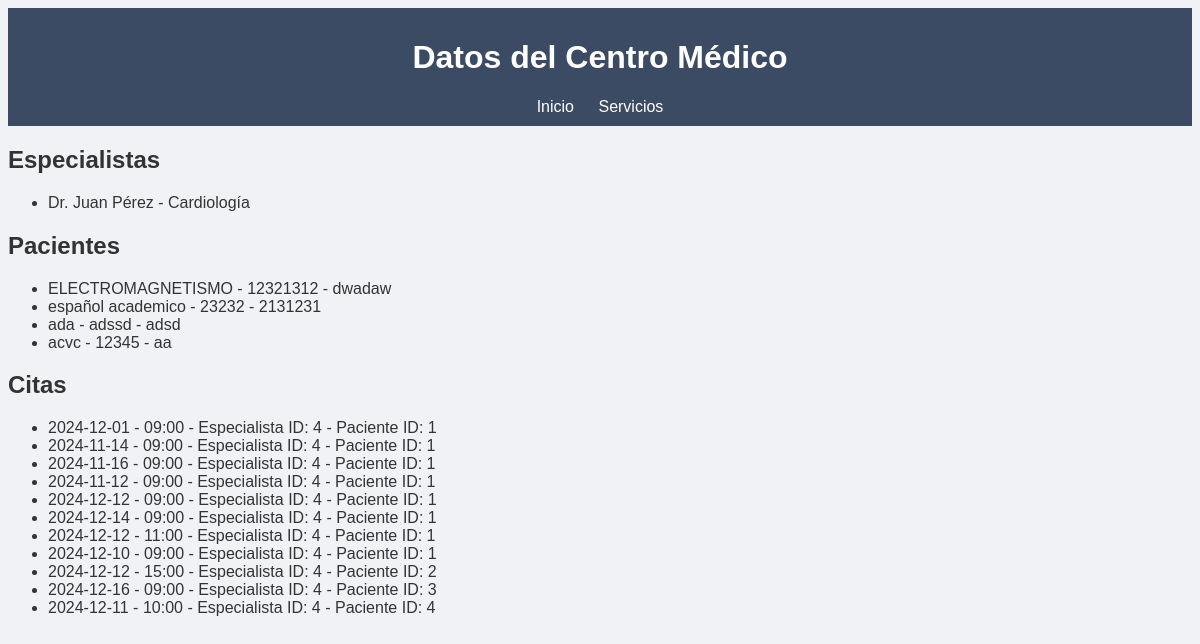
Before: /ver_datos with the older database file.
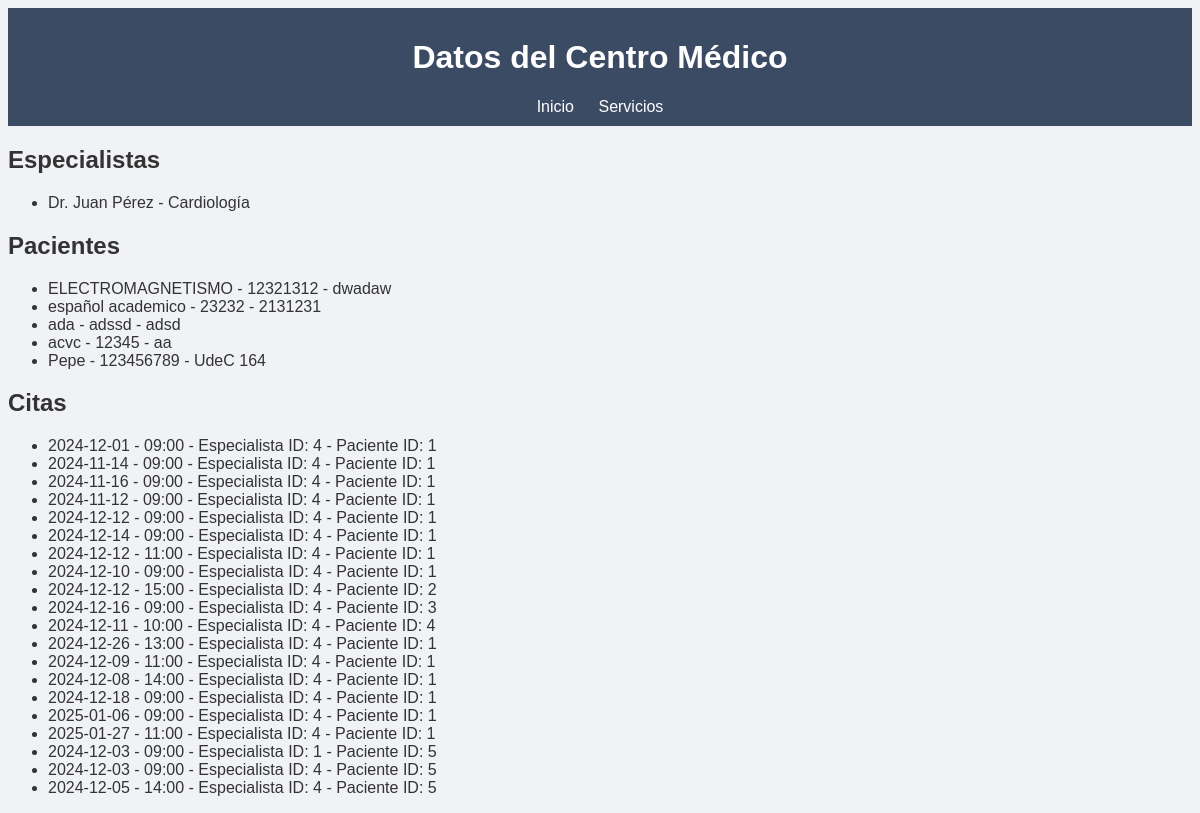
After: the same page with the newer database file.
### tables this page shows
CREATE TABLE Especialistas (
            id INTEGER PRIMARY KEY AUTOINCREMENT,
            nombre TEXT NOT NULL,
            especialidad TEXT NOT NULL
    );

CREATE TABLE Pacientes (
            id INTEGER PRIMARY KEY AUTOINCREMENT,
            nombre TEXT NOT NULL,
            telefono TEXT,
            direccion TEXT
    );

CREATE TABLE Citas (
            id INTEGER PRIMARY KEY AUTOINCREMENT,
            fecha TEXT NOT NULL,
            hora TEXT NOT NULL,
            id_especialista INTEGER,
            id_paciente INTEGER,
            FOREIGN KEY (id_especialista) REFERENCES Especialistas(id),
            FOREIGN KEY (id_paciente) REFERENCES Pacientes(id)
    );

### app/routes.py (the view)
@bp.route('/ver_datos')
def ver_datos():
    especialistas = obtener_datos_especialistas()
    pacientes = obtener_datos_pacientes()
    citas = obtener_datos_citas()
    return render_template('ver_datos.html', especialistas=especialistas, pacientes=pacientes, citas=citas)

### DataBase/DataBase.py (called while the page is built)
def obtener_datos_especialistas():
    con = sqlite3.connect("centro_medico.db")
    cursor = con.cursor()
    cursor.execute("SELECT * FROM Especialistas")
    datos = cursor.fetchall()
    con.close()
    return datos

def obtener_datos_pacientes():
    con = sqlite3.connect("centro_medico.db")
    cursor = con.cursor()
    cursor.execute("SELECT * FROM Pacientes")
    datos = cursor.fetchall()
    con.close()
    return datos

def obtener_datos_citas():
    con = sqlite3.connect("centro_medico.db")
    cursor = con.cursor()
    cursor.execute("SELECT * FROM Citas")
    datos = cursor.fetchall()
    con.close()
    return datos

### app/templates/ver_datos.html (shortened to what this page needs)
<!DOCTYPE html>
<html lang="es">
<head>
    <link rel="stylesheet" href="{{ url_for('static', filename='styles.css') }}">
</head>
<body>
    <header>
        <h1>Datos del Centro Médico</h1>
        <nav>
            <a href="{{ url_for('main.index') }}">Inicio</a>
            <a href="{{ url_for('main.servicios') }}">Servicios</a>
        </nav>
    </header>
    <section>
        <h2>Especialistas</h2>
        <ul>
            {% for especialista in especialistas %}
            <li>{{ especialista[1] }} - {{ especialista[2] }}</li>
            {% endfor %}
        </ul>
        <h2>Pacientes</h2>
        <ul>
            {% for paciente in pacientes %}
            <li>{{ paciente[1] }} - {{ paciente[2] }} - {{ paciente[3] }}</li>
            {% endfor %}
        </ul>
        <h2>Citas</h2>
        <ul>
            {% for cita in citas %}
            <li>{{ cita[1] }} - {{ cita[2] }} - Especialista ID: {{ cita[3] }} - Paciente ID: {{ cita[4] }}</li>
            {% endfor %}
        </ul>
    </section>
</body>
</html>

### app/static/styles.css (style rules this page uses)
body { font-family: Arial, sans-serif; background-color: #f0f2f5; color: #333; }
header, footer { background-color: #3c4b64; color: white; padding: 10px; text-align: center; }
nav a { color: white; margin: 0 10px; text-decoration: none; }

Changed rows visible on the page:
added Pacientes: nombre "Pepe", telefono "123456789", direccion "UdeC 164"
added Citas: fecha "2024-12-26", hora "13:00", id_especialista "4", id_paciente "1"
added Citas: fecha "2024-12-09", hora "11:00", id_especialista "4", id_paciente "1"
added Citas: fecha "2024-12-08", hora "14:00", id_especialista "4", id_paciente "1"
added Citas: fecha "2024-12-18", hora "09:00", id_especialista "4", id_paciente "1"
added Citas: fecha "2025-01-06", hora "09:00", id_especialista "4", id_paciente "1"
added Citas: fecha "2025-01-27", hora "11:00", id_especialista "4", id_paciente "1"
added Citas: fecha "2024-12-03", hora "09:00", id_especialista "1", id_paciente "5"
added Citas: fecha "2024-12-03", hora "09:00", id_especialista "4", id_paciente "5"
added Citas: fecha "2024-12-05", hora "14:00", id_especialista "4", id_paciente "5"
